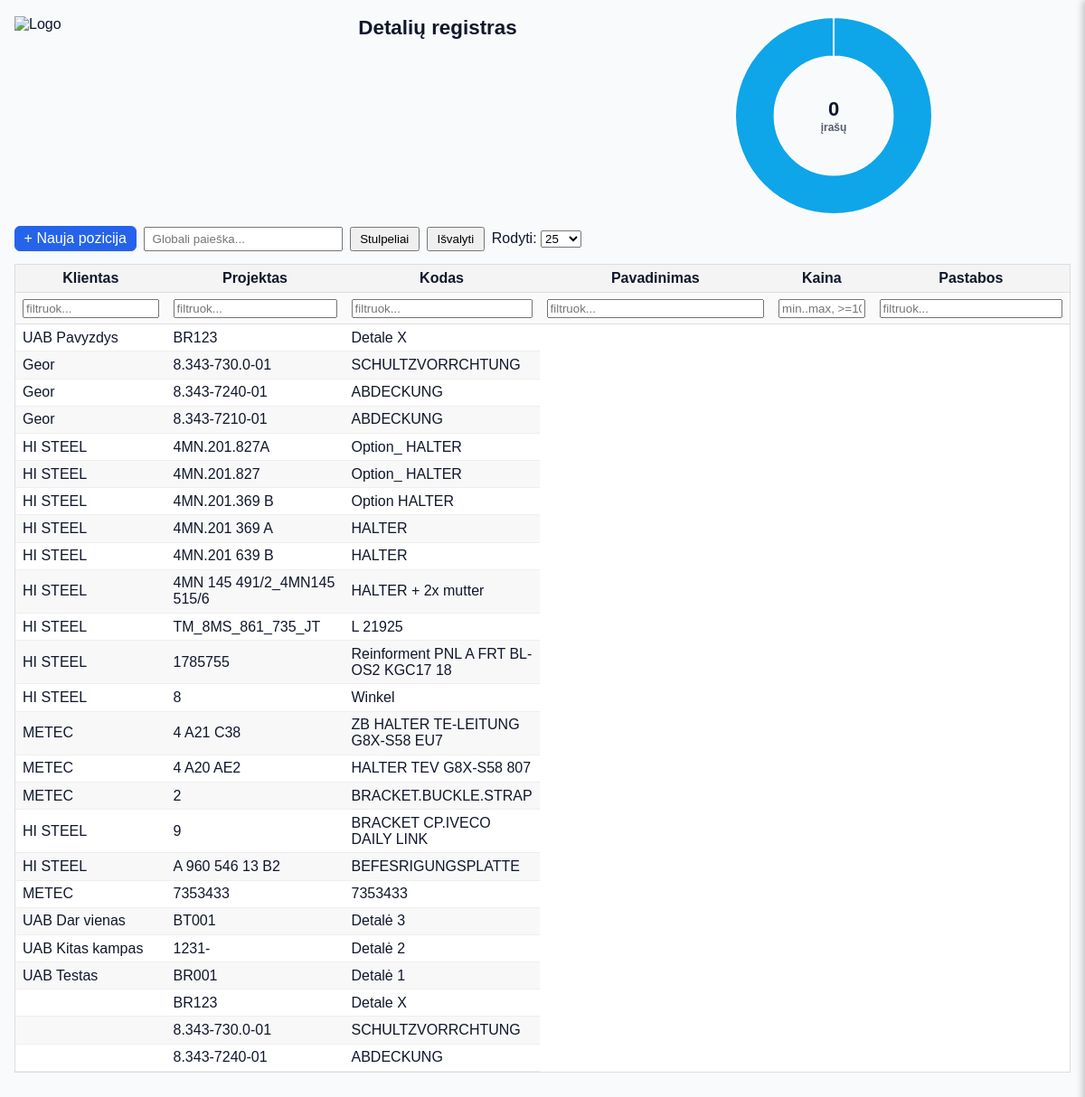
The app's page /pozicijos/ with its own data.
### pozicijos/models.py (models this page shows, shortened)
class Pozicija(models.Model):
    klientas = models.CharField("Klientas", max_length=255, null=True, blank=True)
    projektas = models.CharField("Projektas", max_length=255, null=True, blank=True)
    poz_kodas = models.CharField("Kodas", max_length=100)
    poz_pavad = models.CharField("Pavadinimas", max_length=255)
    metalas = models.CharField("Metalas", max_length=120, null=True, blank=True)
    plotas = models.DecimalField("Plotas", max_digits=10, decimal_places=2, null=True, blank=True)
    svoris = models.DecimalField("Svoris", max_digits=10, decimal_places=3, null=True, blank=True)
    kabinimo_budas = models.CharField("Kabinimo būdas", max_length=120, null=True, blank=True)
    kabinimas_reme = models.CharField("Kabinimas rėme", max_length=120, null=True, blank=True)
    detaliu_kiekis_reme = models.IntegerField("Detalių kiekis rėme", null=True, blank=True)
    faktinis_kiekis_reme = models.IntegerField("Faktinis kiekis rėme", null=True, blank=True)
    paruosimas = models.CharField("Paruošimas", max_length=200, null=True, blank=True)
    padengimas = models.CharField("Padengimas", max_length=200, null=True, blank=True)
    padengimo_standartas = models.CharField("Padengimo standartas", max_length=200, null=True, blank=True)
    spalva = models.CharField("Spalva", max_length=120, null=True, blank=True)
    maskavimas = models.CharField("Maskavimas", max_length=200, null=True, blank=True)
    atlikimo_terminas = models.DateField("Atlikimo terminas", null=True, blank=True)
    testai_kokybe = models.CharField("Testai / kokybė", max_length=255, null=True, blank=True)
    pakavimas = models.CharField("Pakavimas", max_length=255, null=True, blank=True)
    instrukcija = models.TextField("Instrukcija", null=True, blank=True)
    pakavimo_dienos_norma = models.CharField("Pakavimo dienos norma", max_length=120, null=True, blank=True)
    pak_po_ktl = models.CharField("Pakavimas po KTL", max_length=255, null=True, blank=True)
    pak_po_milt = models.CharField("Pakavimas po miltelinio", max_length=255, null=True, blank=True)
    kaina_eur = models.DecimalField("Dabartinė kaina (EUR)", max_digits=12, decimal_places=2, null=True, blank=True)
    pastabos = models.TextField("Pastabos", null=True, blank=True)
    created = models.DateTimeField("Sukurta", auto_now_add=True, null=True, blank=True)
    updated = models.DateTimeField("Atnaujinta", auto_now=True, null=True, blank=True)
    class Meta:
        ordering = ["-created", "-id"]
        verbose_name = "Pozicija"
        verbose_name_plural = "Pozicijos"

### pozicijos/views.py (the view)
# urls.py: path("", views.pozicijos_list, name="list"),
def pozicijos_list(request):
    visible_cols = _visible_cols_from_request(request)
    q = request.GET.get("q", "").strip()
    page_size = int(request.GET.get("page_size", 25))
    qs = Pozicija.objects.all()
    qs = _apply_filters(qs, request)
    qs = qs.order_by("-created", "-id")[:page_size]
    context = {
        "columns_schema": COLUMNS,
        "visible_cols": visible_cols,
        "items": qs,
        "q": q,
        "page_size": page_size,
        "f": request.GET,  # šablonas naudoja dict_get
    }
    return render(request, "pozicijos/list.html", context)

### pozicijos/templatetags/attr.py (called while the page is built)
@register.filter(name="attr")
def attr(obj, path: str):
    if obj is None or not path:
        return ""
    try:
        parts = str(path).split(".")
        val = obj
        for p in parts:
            if isinstance(val, dict):
                val = val.get(p, "")
            else:
                val = getattr(val, p, "")
            if callable(val):
                try:
                    val = val()  # beargumentė funkcija arba @property
                except TypeError:
                    pass
        return "" if val is None else val
    except Exception:
        return ""

### pozicijos/templatetags/dict_get.py (called while the page is built)
@register.filter
def dict_get(d, key):
    try:
        return (d or {}).get(key, "")
    except Exception:
        return ""

### pozicijos/templatetags/json_utils.py (called while the page is built)
@register.filter
def tojson(value):
    return mark_safe(json.dumps(value, ensure_ascii=False))

### pozicijos/views.py (called while the page is built, shortened)
def _visible_cols_from_request(request):
    cols_param = request.GET.get("cols")
    if cols_param:
        return [c for c in cols_param.split(",") if c]
    return [c["key"] for c in COLUMNS if c.get("default")]

def _apply_filters(qs, request):
    q_global = request.GET.get("q", "").strip()
    return qs

### pozicijos/templates/pozicijos/list.html (shortened to what this page needs)
{% extends "base.html" %}
{% load attr %}
{% load dict_get %}
{% load json_utils %}
{% block content %}
<div class="top-wrap">
  <div class="logo-block">
    <img src="{{ MEDIA_URL }}logo.png" alt="Logo">
  </div>
  <div class="title-block">
    <h1>Detalių registras</h1>
  </div>
  <div class="graph-box">
    <div class="donut-box">
      <canvas id="statsDonut" width="220" height="220"></canvas>
      <div class="donut-center" id="donutCenter">0<br><span>įrašų</span></div>
    </div>
  </div>
</div>
<div class="controls-block">
  <div class="controls-bar">
    <a href="{% url 'pozicijos:create' %}" class="btn btn-primary">+ Nauja pozicija</a>
    <input id="q" name="q" type="search" placeholder="Globali paieška..." value="{{ q|default:'' }}">
    <button id="btn-cols" type="button">Stulpeliai</button>
    <button id="btn-clear" type="button">Išvalyti</button>
    <label>Rodyti:
      <select id="page_size" name="page_size">
        <option value="25" {% if page_size == 25 %}selected{% endif %}>25</option>
      </select>
    </label>
  </div>
</div>
<div class="table-wrap" id="pozicijos-wrap">
  <table id="pozicijos-table">
    <colgroup id="pozicijos-colgroup">
      {% for c in columns_schema %}
        <col data-key="{{ c.key }}" style="width:{{ c.width }}px" {% if c.key not in visible_cols %}hidden{% endif %}>
      {% endfor %}
    </colgroup>
    <thead>
      <tr class="headers">
        {% for c in columns_schema %}
          <th data-key="{{ c.key }}" {% if c.key not in visible_cols %}hidden{% endif %}>{{ c.label }}</th>
        {% endfor %}
      </tr>
      <tr class="filters">
        {% for c in columns_schema %}
          <th data-key="{{ c.key }}" {% if c.key not in visible_cols %}hidden{% endif %}>
            {% if c.filter == "text" %}
              <input class="th-filter" data-key="{{ c.key }}" type="text" placeholder="filtruok..." value="{{ f|dict_get:c.key|default:'' }}">
            {% elif c.filter == "range" %}
              <input class="th-filter" data-key="{{ c.key }}" type="text" placeholder="min..max, >=10, =15" value="{{ f|dict_get:c.key|default:'' }}">
            {% elif c.filter == "date" %}
              <input class="th-filter" data-key="{{ c.key }}" type="date" value="{{ f|dict_get:c.key|default:'' }}">
            {% else %}
              &nbsp;
            {% endif %}
          </th>
        {% endfor %}
      </tr>
    </thead>
    <tbody id="tbody">
      {% include "pozicijos/_tbody.html" %}
    </tbody>
  </table>
</div>
{% endblock %}

### pozicijos/templates/pozicijos/_tbody.html
{% load attr %}
{% for it in items %}
<tr onclick="location.href='{% url 'pozicijos:detail' it.id %}'" style="cursor:pointer;">
  {% for c in columns_schema %}
    {% if c.key in visible_cols %}
      <td data-key="{{ c.key }}">{{ it|attr:c.key }}</td>
    {% endif %}
  {% endfor %}
</tr>
{% empty %}
<tr><td colspan="{{ visible_cols|length }}">Nėra įrašų.</td></tr>
{% endfor %}

### detaliu_registras/static/detaliu_registras/css/style.css (style rules this page uses)
body { font-family: Arial, sans-serif; margin: 0; padding: 0; min-height: 100vh; display: flex; flex-direction: column; }
thead th { background-color: #f4f4f4; z-index: 2; }
.table-wrap { overflow-x: auto; overflow-y: visible !important; position: relative; }
:where(body) :where(.table-wrap), :where(body) :where(.table-scroll-x), :where(body) :where(.main-content), :where(body) :where(.table-container), :where(body) :where(.scrollable-table) { overflow-y: visible !important; }
body { min-height:100vh; height:auto; }

### templates/base.html (style rules this page uses)
:root { --app-header-offset: 0px; }
body { margin:0; font-family:system-ui,-apple-system,Segoe UI,Roboto,Ubuntu,"Helvetica Neue",Arial,"Noto Sans","Liberation Sans",sans-serif; background:#f8fafc; color:#0f172a; }
a.btn,button.btn { display:inline-block;padding:8px 12px;border-radius:6px; border:1px solid #2563eb;background:#2563eb;color:#fff; text-decoration:none;cursor:pointer }

### pozicijos/templates/pozicijos/list.html (style rules this page uses)
.top-wrap { display:flex; align-items:flex-start; gap:1rem; margin-bottom:.75rem; }
.logo-block { display:flex; align-items:center; min-width:140px; }
.logo-block img { max-height:42px; width:auto; display:block; }
.title-block { flex:1; text-align:center; }
.title-block h1 { margin:0; font-size:1.4rem; font-weight:600; }
.controls-block { display:flex; flex-direction:column; gap:.35rem; margin-bottom:.5rem; }
.controls-bar { display:flex; gap:.5rem; align-items:center; flex-wrap:wrap; }
.controls-bar input[type="search"] { padding:.25rem .5rem; min-width:220px; }
.controls-bar button, .controls-bar a.btn { padding:.25rem .6rem; cursor:pointer; text-decoration:none; }
.graph-box { display:flex; gap:.75rem; align-items:flex-start; min-width:240px; }
.donut-box { position:relative; width:220px; height:220px; }
.donut-box canvas { width:220px!important; height:220px!important; }
.donut-center { position:absolute; inset:0; display:flex; flex-direction:column; justify-content:center; align-items:center; font-weight:700; font-size:22px; pointer-events:none; text-align:center; }
.table-wrap { overflow:auto; max-height:calc(100vh - 180px); border:1px solid #ddd; background:#fff; }
#pozicijos-table { width:100%; border-collapse:separate; border-spacing:0; }
#pozicijos-table thead tr.headers th { background:#f4f4f4; }
#pozicijos-table thead tr.filters th { background:#fafafa; }
#pozicijos-table thead th { position:sticky; top:0; padding:.4rem .5rem; border-bottom:1px solid #ddd; white-space:nowrap; z-index:5; }
#pozicijos-table thead tr.filters th { top:34px; z-index:6; }
#pozicijos-table tbody td { padding:.35rem .5rem; border-bottom:1px solid #eee; background:#fff; }
#pozicijos-table tbody tr:nth-child(even) td { background:#f8f8f8; }
#pozicijos-table thead tr.headers th.sticky-col-header { position:sticky !important; top:0; left:0; z-index:200; background:#f4f4f4 !important; }
#pozicijos-table thead tr.filters th.sticky-col-filter { position:sticky !important; top:34px; left:0; z-index:190; background:#fafafa !important; }
#pozicijos-table tbody td.sticky-col-cell { position:sticky; left:0; z-index:180; background:inherit; }
.th-filter { width:100%; box-sizing:border-box; }
.table-wrap { overflow: visible !important; }

### templates/snippets/columns_dnd_shared.html (style rules this page uses)
.th-draggable { user-select: none; cursor: grab; transition: all .2s; }

### records on screen
Pozicija: columns_schema "UAB Pavyzdys" "BR123" "Detale X"
Pozicija: columns_schema "Geor" "8.343-730.0-01" "SCHULTZVORRCHTUNG"
Pozicija: columns_schema "Geor" "8.343-7240-01" "ABDECKUNG"
Pozicija: columns_schema "Geor" "8.343-7210-01" "ABDECKUNG"
Pozicija: columns_schema "HI STEEL" "4MN.201.827A" "Option_ HALTER"
Pozicija: columns_schema "HI STEEL" "4MN.201.827" "Option_ HALTER"
Pozicija: columns_schema "HI STEEL" "4MN.201.369 B" "Option HALTER"
Pozicija: columns_schema "HI STEEL" "4MN.201 369 A" "HALTER"
Pozicija: columns_schema "HI STEEL" "4MN.201 639 B" "HALTER"
Pozicija: columns_schema "HI STEEL" "4MN 145 491/2_4MN145 515/6" "HALTER + 2x mutter"
Pozicija: columns_schema "HI STEEL" "TM_8MS_861_735_JT" "L 21925"
Pozicija: columns_schema "HI STEEL" "1785755" "Reinforment PNL A FRT BL-OS2 KGC17 18"
Pozicija: columns_schema "HI STEEL" "8" "Winkel"
Pozicija: columns_schema "METEC" "4 A21 C38" "ZB HALTER TE-LEITUNG G8X-S58 EU7"
Pozicija: columns_schema "METEC" "4 A20 AE2" "HALTER TEV G8X-S58 807"
Pozicija: columns_schema "METEC" "2" "BRACKET.BUCKLE.STRAP"
Pozicija: columns_schema "HI STEEL" "9" "BRACKET CP.IVECO DAILY LINK"
Pozicija: columns_schema "HI STEEL" "A 960 546 13 B2" "BEFESRIGUNGSPLATTE"
Pozicija: columns_schema "METEC" "7353433" "7353433"
Pozicija: columns_schema "UAB Dar vienas" "BT001" "Detalė 3"
Pozicija: columns_schema "UAB Kitas kampas" "1231-" "Detalė 2"
Pozicija: columns_schema "UAB Testas" "BR001" "Detalė 1"
Pozicija: columns_schema "BR123" "Detale X"
Pozicija: columns_schema "8.343-730.0-01" "SCHULTZVORRCHTUNG"
Pozicija: columns_schema "8.343-7240-01" "ABDECKUNG"

### other values on screen
{{ c.label }} "Klientas" "Projektas" "Kodas" "Pavadinimas" "Kaina" "Pastabos"
